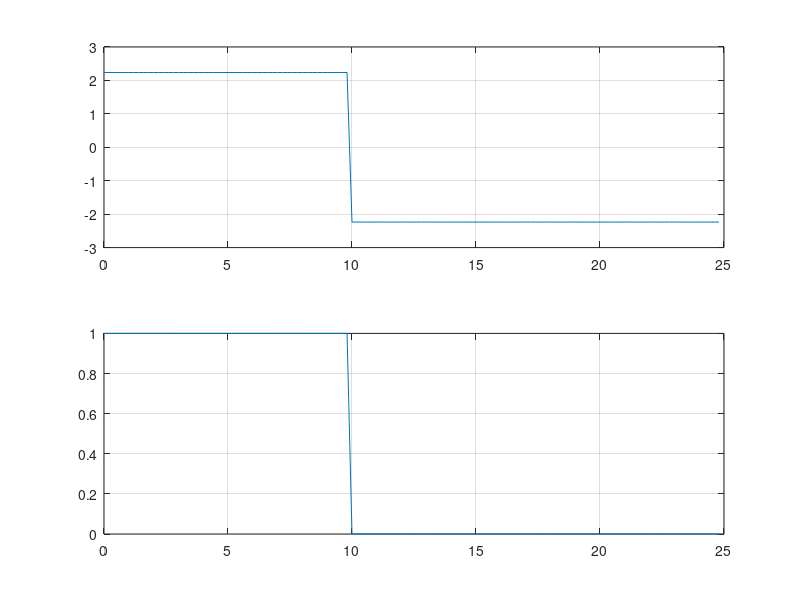
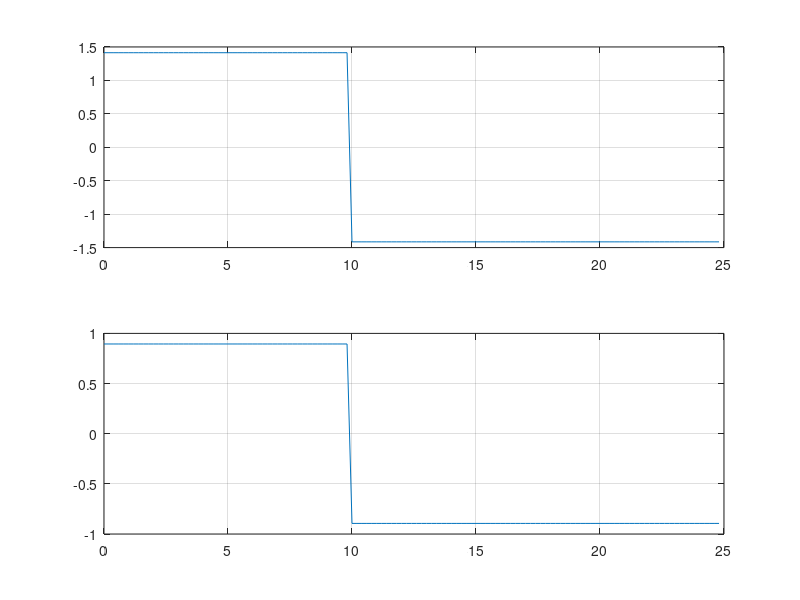

These charts were generated, in order, by the following MATLAB code:
clc
clear all
close all
len = input('Length = ')
fc = input('Carrier Frequency = ')
Tb = input('Bit time = ')
fs = input('Sampling Frequency = ')
Eb = input('Energy = ')

b = randi([0,1],1,len);
rtEb = sqrt(Eb);
t = 0:1/fs:len*Tb-1/fs;
w = zeros(1,len*Tb*fs);
z = 0;
for i = 1:len
    for j = (i-z):Tb*fs
        if b(i)
            w(j+(i-1)*Tb*fs) = rtEb;
        else
            w(j+(i-1)*Tb*fs) = -rtEb;
        end
    end
    z = z+1;
end

c = sqrt(2/Tb)*cos(2*pi*fc*t);
s = w.*c;

q = s.*c;
z = 0;
o = zeros(1,len);
for i = 1:len
    sum = 0;
    for j = (i-z):Tb*fs
        sum = sum+q(j+(i-1)*Tb*fs);
    end
    if sum>0
        o(i) = 1;
    else
        o(i) = 0;
    end
    z= z+1;
end
z = 0;
k = zeros(1,len*Tb*fs);
for i = 1:len
    for j = (i-z):Tb*fs
        if o(i)==1
            k(j+(i-1)*fs*Tb) = 1;
        else
            k(j+(i-1)*fs*Tb) = 0;
        end
    end
    z= z+1;
end
subplot(2,1,1)
plot(t,w)
grid on
subplot(2,1,2)
plot(t,k)
grid on
figure
subplot(2,1,1)
plot(t,s)
grid on
subplot(2,1,2)
plot(t,q)
grid on